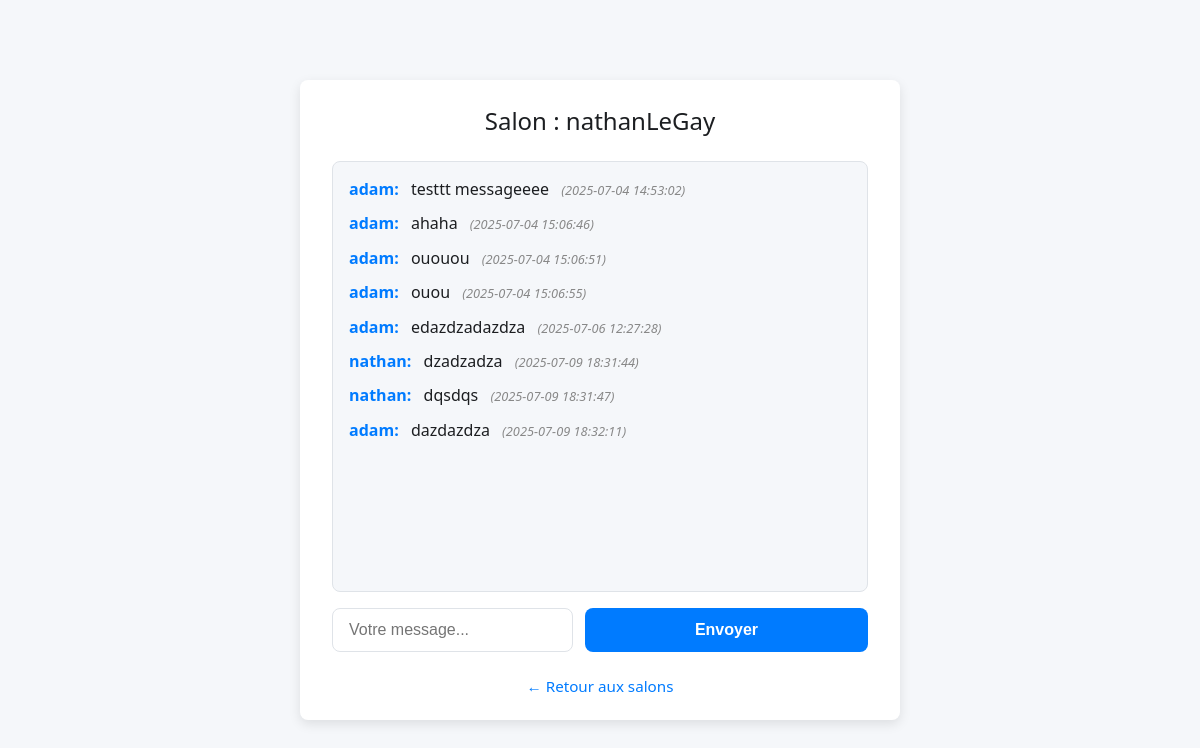
Screenshot of /src/public/index.php?action=chat&id=1 (signed in) with the database file from the repository.
### tables this page shows
CREATE TABLE Salon (
    pkS INT AUTO_INCREMENT PRIMARY KEY,
    fkU_proprio INT,
    nom VARCHAR(100) NOT NULL,
    visibilite BOOLEAN DEFAULT TRUE,
    prive BOOLEAN DEFAULT FALSE,
    topic VARCHAR(255),
    FOREIGN KEY (fkU_proprio) REFERENCES Utilisateur(pkU)
);

CREATE TABLE Message (
    pkMsg INT AUTO_INCREMENT PRIMARY KEY,
    fkU INT,
    fkS INT,
    message TEXT NOT NULL,
    timestamp DATETIME DEFAULT CURRENT_TIMESTAMP,
    FOREIGN KEY (fkU) REFERENCES Utilisateur(pkU),
    FOREIGN KEY (fkS) REFERENCES Salon(pkS)
);

CREATE TABLE Utilisateur (
    pkU INT AUTO_INCREMENT PRIMARY KEY,
    fkRole INT,
    pseudo VARCHAR(50) NOT NULL,
    login VARCHAR(100) NOT NULL UNIQUE,
    mdp VARCHAR(255) NOT NULL,
    email VARCHAR(100) NOT NULL UNIQUE,
    FOREIGN KEY (fkRole) REFERENCES Role(pkR)
);

### src/controller/SalonController.php (called while the page is built, shortened)
<?php
require_once __DIR__ . '/../model/Salon.php';
require_once __DIR__ . '/../model/Message.php';
class SalonController
{
    public function chat()
    {
        $salon = Salon::getById($_GET['id'] ?? 1);
        $messages = Message::getBySalon($salon['pkS']);
        require __DIR__ . '/../view/chat.php';
    }
}

### src/model/Salon.php (called while the page is built, shortened)
<?php
class Salon {
    public static function getById($id) {
        $db = DB::connect();
        $stmt = $db->prepare('SELECT * FROM Salon WHERE pkS = ?');
        $stmt->execute([$id]);
        return $stmt->fetch(PDO::FETCH_ASSOC);
    }
}

### src/model/Message.php (called while the page is built, shortened)
<?php
class Message {
    public static function getBySalon($fkS) {
        $db = DB::connect();
        $stmt = $db->prepare('SELECT m.*, u.pseudo FROM Message m JOIN Utilisateur u ON m.fkU = u.pkU WHERE fkS = ? ORDER BY timestamp ASC');
        $stmt->execute([$fkS]);
        return $stmt->fetchAll(PDO::FETCH_ASSOC);
    }
}

### src/view/chat.php (the view)
<?php require __DIR__ . '/partials/header.php'; ?>
<div class="container chat-container">
    <h2>Salon : <?= htmlspecialchars($salon['nom']) ?></h2>
    <div class="messages">
        <?php foreach ($messages as $msg): ?>
            <div class="message">
                <b><?= htmlspecialchars($msg['pseudo']) ?>:</b>
                <span class="msg-text"><?= htmlspecialchars($msg['message']) ?></span>
                <i class="msg-time">(<?= $msg['timestamp'] ?>)</i>
            </div>
        <?php endforeach; ?>
    </div>
    <form method="post" action="index.php?action=sendMessage&id=<?= $salon['pkS'] ?>" class="chat-form">
        <input name="message" placeholder="Votre message..." required autocomplete="off" />
        <button class="button" type="submit">Envoyer</button>
    </form>
    <a href="index.php?action=salons" class="link-back">← Retour aux salons</a>
</div>

### src/public/index.php (shortened to what this page needs)
<?php
require_once '../controller/SalonController.php';
$action = $_GET['action'] ?? 'login';
switch ($action) {
    case 'chat':
        (new SalonController())->chat();
        break;
}

### src/view/partials/header.php (shortened to what this page needs)
<!DOCTYPE html>
<html lang="fr">
<head>
    <link rel="stylesheet" href="/public/css/style.css">
</head>
<body>

### src/public/css/base.css (style rules this page uses)
:root { --color-primary: #007bff; --color-primary-hover: #0062cc; --color-bg: #f5f7fa; --color-text: #1c1e21; --color-error: #e63946; --color-success: #2ecc71; --color-white: #ffffff; --color-border: #dfe3e8; --radius: 8px; --shadow: 0 4px 12px rgba(0, 0, 0, 0.1); --transition: all 0.2s ease; }
* { box-sizing: border-box; margin: 0; padding: 0; }
body { font-family: "Segoe UI", Tahoma, Geneva, Verdana, sans-serif; background-color: var(--color-bg); color: var(--color-text); }
a { text-decoration: none; color: var(--color-primary); transition: var(--transition); }
.button { display: inline-flex; align-items: center; justify-content: center; width: 100%; padding: 0.75rem 1rem; border: none; border-radius: var(--radius); background-color: var(--color-primary); color: #fff; font-weight: 500; font-size: 1rem; cursor: pointer; transition: var(--transition); text-align: center; white-space: nowrap; line-height: 1.2; text-decoration: none; }

### src/public/css/form.css (style rules this page uses)
body { display: flex; justify-content: center; align-items: center; height: 100vh; }
.container { background-color: var(--color-white); padding: 2rem; border-radius: var(--radius); box-shadow: var(--shadow); width: 100%; max-width: 400px; }
h2 { text-align: center; margin-bottom: 1.5rem; font-weight: 500; }
input[type="text"], input[type="password"], input[type="email"], button { font-size: 1rem; padding: 0.75rem; border-radius: var(--radius); border: 1px solid var(--color-border); width: 100%; background-color: var(--color-white); color: var(--color-text); box-sizing: border-box; }
button { background-color: var(--color-primary); color: white; font-weight: 500; cursor: pointer; border: none; transition: var(--transition); }
.link-back { display: block; margin-top: 1.5rem; text-align: center; color: var(--color-primary); font-weight: 500; font-size: 0.95rem; transition: var(--transition); }
a { display: block; margin-top: 1rem; text-align: center; font-size: 0.95rem; }

### src/public/css/chat.css (style rules this page uses)
.chat-container { display: flex; flex-direction: column; max-width: 600px; height: 80vh; background-color: var(--color-white); padding: 1.5rem 2rem; border-radius: var(--radius); box-shadow: var(--shadow); box-sizing: border-box; }
.messages { flex-grow: 1; overflow-y: auto; margin-bottom: 1rem; border: 1px solid var(--color-border); border-radius: var(--radius); padding: 1rem; background-color: var(--color-bg); font-size: 1rem; line-height: 1.4; }
.message { margin-bottom: 0.75rem; }
.message b { color: var(--color-primary); margin-right: 0.5rem; }
.msg-text { color: var(--color-text); }
.msg-time { font-size: 0.8rem; color: #888; margin-left: 0.5rem; }
.chat-form { display: flex; gap: 0.75rem; }
.chat-form input[name="message"] { flex-grow: 1; padding: 0.75rem 1rem; font-size: 1rem; border-radius: var(--radius); border: 1px solid var(--color-border); background-color: var(--color-white); color: var(--color-text); box-sizing: border-box; }
.chat-form button { min-width: 100px; background-color: var(--color-primary); color: var(--color-white); border: none; border-radius: var(--radius); font-weight: 600; cursor: pointer; transition: var(--transition); }
.link-back { margin-top: 1.5rem; text-align: center; display: block; color: var(--color-primary); font-weight: 500; font-size: 0.95rem; transition: var(--transition); }

### rows the page displays
salon: nom "nathanLeGay"
message: utilisateur.pseudo "adam", message "testtt messageeee", timestamp "2025-07-04 14:53:02"
message: utilisateur.pseudo "adam", message "ahaha", timestamp "2025-07-04 15:06:46"
message: utilisateur.pseudo "adam", message "ououou", timestamp "2025-07-04 15:06:51"
message: utilisateur.pseudo "adam", message "ouou", timestamp "2025-07-04 15:06:55"
message: utilisateur.pseudo "adam", message "edazdzadazdza", timestamp "2025-07-06 12:27:28"
message: utilisateur.pseudo "nathan", message "dzadzadza", timestamp "2025-07-09 18:31:44"
message: utilisateur.pseudo "nathan", message "dqsdqs", timestamp "2025-07-09 18:31:47"
message: utilisateur.pseudo "adam", message "dazdazdza", timestamp "2025-07-09 18:32:11"
